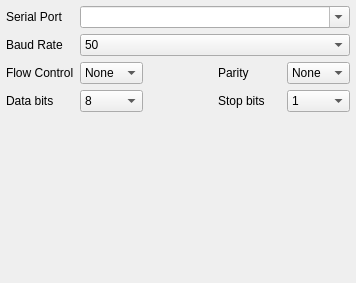
<?xml version="1.0" encoding="UTF-8"?>
<ui version="4.0">
 <class>serialSettings</class>
 <widget class="QWidget" name="serialSettings">
  <property name="geometry">
   <rect>
    <x>0</x>
    <y>0</y>
    <width>304</width>
    <height>283</height>
   </rect>
  </property>
  <property name="font">
   <font>
    <family>Arial</family>
    <pointsize>9</pointsize>
   </font>
  </property>
  <property name="windowTitle">
   <string>Form</string>
  </property>
  <layout class="QGridLayout" name="gridLayout" columnstretch="0,0,0,0,0">
   <property name="leftMargin">
    <number>6</number>
   </property>
   <property name="topMargin">
    <number>6</number>
   </property>
   <property name="rightMargin">
    <number>6</number>
   </property>
   <property name="bottomMargin">
    <number>6</number>
   </property>
   <property name="verticalSpacing">
    <number>6</number>
   </property>
   <item row="0" column="0">
    <widget class="QLabel" name="portlabel">
     <property name="text">
      <string>Serial Port</string>
     </property>
    </widget>
   </item>
   <item row="3" column="4">
    <widget class="QComboBox" name="stopBitsCombo">
     <property name="toolTip">
      <string>&lt;html&gt;&lt;head/&gt;&lt;body&gt;&lt;p&gt;Number of stop bits per symbol. This is almost always 1.&lt;/p&gt;&lt;/body&gt;&lt;/html&gt;</string>
     </property>
     <property name="currentIndex">
      <number>0</number>
     </property>
     <item>
      <property name="text">
       <string>1</string>
      </property>
     </item>
     <item>
      <property name="text">
       <string>2</string>
      </property>
     </item>
    </widget>
   </item>
   <item row="0" column="1" colspan="4">
    <widget class="QComboBox" name="portName">
     <property name="toolTip">
      <string>&lt;html&gt;&lt;head/&gt;&lt;body&gt;&lt;p&gt;The serial port to which the system is connected. All ports listed here should work, unless marked INVALID (this can happen if a port has been removed from the system after this dialog was first used).&lt;/p&gt;&lt;/body&gt;&lt;/html&gt;</string>
     </property>
     <property name="editable">
      <bool>true</bool>
     </property>
     <property name="insertPolicy">
      <enum>QComboBox::NoInsert</enum>
     </property>
     <property name="sizeAdjustPolicy">
      <enum>QComboBox::AdjustToContentsOnFirstShow</enum>
     </property>
     <property name="minimumContentsLength">
      <number>30</number>
     </property>
    </widget>
   </item>
   <item row="1" column="0">
    <widget class="QLabel" name="portlabel_2">
     <property name="text">
      <string>Baud Rate</string>
     </property>
    </widget>
   </item>
   <item row="3" column="0">
    <widget class="QLabel" name="portlabel_5">
     <property name="text">
      <string>Data bits</string>
     </property>
    </widget>
   </item>
   <item row="3" column="1">
    <widget class="QComboBox" name="dataBitsCombo">
     <property name="toolTip">
      <string>&lt;html&gt;&lt;head/&gt;&lt;body&gt;&lt;p&gt;Number of data bits per symbol. This is almost always 8.&lt;/p&gt;&lt;/body&gt;&lt;/html&gt;</string>
     </property>
     <property name="currentIndex">
      <number>3</number>
     </property>
     <item>
      <property name="text">
       <string>5</string>
      </property>
     </item>
     <item>
      <property name="text">
       <string>6</string>
      </property>
     </item>
     <item>
      <property name="text">
       <string>7</string>
      </property>
     </item>
     <item>
      <property name="text">
       <string>8</string>
      </property>
     </item>
    </widget>
   </item>
   <item row="3" column="3">
    <widget class="QLabel" name="portlabel_6">
     <property name="text">
      <string>Stop bits</string>
     </property>
    </widget>
   </item>
   <item row="4" column="0" colspan="5">
    <spacer name="verticalSpacer">
     <property name="orientation">
      <enum>Qt::Vertical</enum>
     </property>
     <property name="sizeHint" stdset="0">
      <size>
       <width>0</width>
       <height>0</height>
      </size>
     </property>
    </spacer>
   </item>
   <item row="1" column="1" colspan="4">
    <widget class="QComboBox" name="baudRate">
     <property name="toolTip">
      <string>&lt;html&gt;&lt;head/&gt;&lt;body&gt;&lt;p&gt;The data transmission rate. If unsure 57600 and 115200 are very common rates.&lt;/p&gt;&lt;/body&gt;&lt;/html&gt;</string>
     </property>
     <property name="sizeAdjustPolicy">
      <enum>QComboBox::AdjustToContents</enum>
     </property>
     <item>
      <property name="text">
       <string>50</string>
      </property>
     </item>
     <item>
      <property name="text">
       <string>75</string>
      </property>
     </item>
     <item>
      <property name="text">
       <string>110</string>
      </property>
     </item>
     <item>
      <property name="text">
       <string>134</string>
      </property>
     </item>
     <item>
      <property name="text">
       <string>150</string>
      </property>
     </item>
     <item>
      <property name="text">
       <string>200</string>
      </property>
     </item>
     <item>
      <property name="text">
       <string>300</string>
      </property>
     </item>
     <item>
      <property name="text">
       <string>600</string>
      </property>
     </item>
     <item>
      <property name="text">
       <string>1200</string>
      </property>
     </item>
     <item>
      <property name="text">
       <string>1800</string>
      </property>
     </item>
     <item>
      <property name="text">
       <string>2400</string>
      </property>
     </item>
     <item>
      <property name="text">
       <string>4800</string>
      </property>
     </item>
     <item>
      <property name="text">
       <string>9600</string>
      </property>
     </item>
     <item>
      <property name="text">
       <string>14400</string>
      </property>
     </item>
     <item>
      <property name="text">
       <string>19200</string>
      </property>
     </item>
     <item>
      <property name="text">
       <string>38400</string>
      </property>
     </item>
     <item>
      <property name="text">
       <string>56000</string>
      </property>
     </item>
     <item>
      <property name="text">
       <string>57600</string>
      </property>
     </item>
     <item>
      <property name="text">
       <string>76800</string>
      </property>
     </item>
     <item>
      <property name="text">
       <string>115200</string>
      </property>
     </item>
     <item>
      <property name="text">
       <string>128000</string>
      </property>
     </item>
     <item>
      <property name="text">
       <string>230400</string>
      </property>
     </item>
     <item>
      <property name="text">
       <string>256000</string>
      </property>
     </item>
     <item>
      <property name="text">
       <string>460800</string>
      </property>
     </item>
     <item>
      <property name="text">
       <string>921600</string>
      </property>
     </item>
    </widget>
   </item>
   <item row="2" column="3">
    <widget class="QLabel" name="label_Parity">
     <property name="text">
      <string>Parity</string>
     </property>
    </widget>
   </item>
   <item row="2" column="2">
    <spacer name="horizontalSpacer">
     <property name="orientation">
      <enum>Qt::Horizontal</enum>
     </property>
     <property name="sizeType">
      <enum>QSizePolicy::Fixed</enum>
     </property>
     <property name="sizeHint" stdset="0">
      <size>
       <width>10</width>
       <height>1</height>
      </size>
     </property>
    </spacer>
   </item>
   <item row="2" column="0">
    <widget class="QLabel" name="label_flowControl">
     <property name="text">
      <string>Flow Control</string>
     </property>
    </widget>
   </item>
   <item row="2" column="1">
    <widget class="QComboBox" name="comboBox_flowControl">
     <property name="toolTip">
      <string>&lt;html&gt;&lt;head/&gt;&lt;body&gt;&lt;p&gt;Set the flow control type. In most cases this is None or HW (aka. DTS/RTS). SW type is aka. XON/XOFF.&lt;/p&gt;&lt;/body&gt;&lt;/html&gt;</string>
     </property>
     <property name="currentIndex">
      <number>0</number>
     </property>
     <item>
      <property name="text">
       <string>None</string>
      </property>
     </item>
     <item>
      <property name="text">
       <string>HW</string>
      </property>
     </item>
     <item>
      <property name="text">
       <string>SW</string>
      </property>
     </item>
    </widget>
   </item>
   <item row="3" column="2">
    <spacer name="horizontalSpacer_2">
     <property name="orientation">
      <enum>Qt::Horizontal</enum>
     </property>
     <property name="sizeType">
      <enum>QSizePolicy::Fixed</enum>
     </property>
     <property name="sizeHint" stdset="0">
      <size>
       <width>10</width>
       <height>1</height>
      </size>
     </property>
    </spacer>
   </item>
   <item row="2" column="4">
    <widget class="QComboBox" name="comboBox_Parity">
     <property name="toolTip">
      <string>&lt;html&gt;&lt;head/&gt;&lt;body&gt;&lt;p&gt;Set the parity. In most cases no parity (None) is used.&lt;/p&gt;&lt;/body&gt;&lt;/html&gt;</string>
     </property>
     <property name="currentIndex">
      <number>0</number>
     </property>
     <item>
      <property name="text">
       <string>None</string>
      </property>
     </item>
     <item>
      <property name="text">
       <string>Odd</string>
      </property>
     </item>
     <item>
      <property name="text">
       <string>Even</string>
      </property>
     </item>
    </widget>
   </item>
  </layout>
  <action name="actionDelete">
   <property name="text">
    <string>Delete</string>
   </property>
   <property name="toolTip">
    <string>Delete this link</string>
   </property>
   <property name="statusTip">
    <string>Delete this link</string>
   </property>
   <property name="whatsThis">
    <string>Link delete button</string>
   </property>
  </action>
  <action name="actionConnect">
   <property name="text">
    <string>Connect</string>
   </property>
   <property name="toolTip">
    <string>Connect this link</string>
   </property>
   <property name="statusTip">
    <string>Connect this link</string>
   </property>
   <property name="whatsThis">
    <string>Connect this link</string>
   </property>
  </action>
  <action name="actionClose">
   <property name="text">
    <string>Close</string>
   </property>
   <property name="toolTip">
    <string>Close the configuration window</string>
   </property>
   <property name="statusTip">
    <string>Close the configuration window</string>
   </property>
   <property name="whatsThis">
    <string>Close the configuration window</string>
   </property>
  </action>
 </widget>
 <resources/>
 <connections>
  <connection>
   <sender>actionClose</sender>
   <signal>triggered()</signal>
   <receiver>serialSettings</receiver>
   <slot>close()</slot>
   <hints>
    <hint type="sourcelabel">
     <x>-1</x>
     <y>-1</y>
    </hint>
    <hint type="destinationlabel">
     <x>224</x>
     <y>195</y>
    </hint>
   </hints>
  </connection>
 </connections>
</ui>
